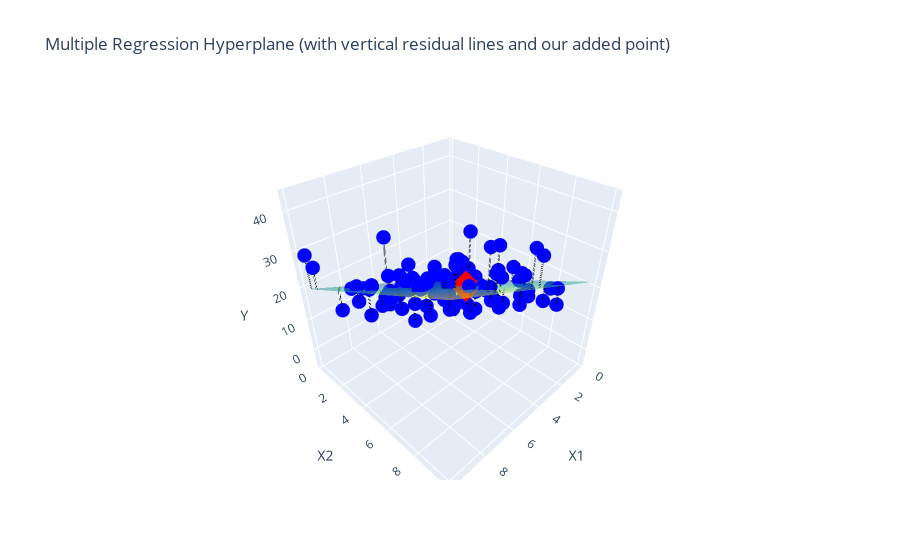

This figure's notebook cell:
### Code cell
# Compute predicted y values for the actual data points
y_pred = (
    model.intercept_
    + model.coef_[0][0] * X1.flatten()
    + model.coef_[0][1] * X2.flatten()
)

# Create vertical dashed lines from actual data points to predicted points
lines = []
for i in range(len(X1.flatten())):
    lines.append(
        go.Scatter3d(
            x=[X1.flatten()[i], X1.flatten()[i]],
            y=[X2.flatten()[i], X2.flatten()[i]],
            z=[y.flatten()[i], y_pred[i]],
            mode="lines",
            line=dict(color="black", width=4, dash="dash"),
            showlegend=False,
        )
    )

# Add extra point (Red marker)
extra_point = go.Scatter3d(
    x=[x1_new],
    y=[x2_new],
    z=[y_pred_new],
    mode="markers",
    marker=dict(size=8, color="red", symbol="diamond"),
    name="New Point",
)

# Create figure and add all elements
fig = go.Figure(data=[scatter, surface, extra_point] + lines)

# Update layout
fig.update_layout(
    scene=dict(xaxis_title="X1", yaxis_title="X2", zaxis_title="Y"),
    title="Multiple Regression Hyperplane (with vertical residual lines and our added point)",
    showlegend=False,
)

fig.show()

### Figure 1 — Plotly figure (JSON) as saved in the notebook; plotly's stock layout.template omitted (floating-point values rounded to 4 significant figures; data arrays with more than 128 entries replaced by an {"elided": "..."} marker saying what was removed)
{"data": [{"marker": {"color": "blue", "size": 5}, "mode": "markers", "name": "Data", "type": "scatter3d", "x": [3.687, 6.031, 3.125, 7.022, 1.84, 7.51, 0.7143, 1.845, 4.533, 3.413, 4.291, 4.782, 6.395, 7.687, 1.631, 3.971, 6.269, 3.546, 8.542, 2.727, 5.933, 0.6787, 2.826, 8.42, 3.411, 1.339, 6.02, 7.992, 6.532, 6.92, 8.437, 6.72, 2.879, 4.518, 3.65, 1.33, 5.593, 3.141, 8.985, 5.137, 4.498, 3.248, 9.943, 2.872, 1.838, 7.249, 7.988, 3.021, 1.735, 5.656, 3.203, 6.272, 1.478, 2.217, 3.337, 6.9, 7.096, 8.018, 8.982, 0.8637, 7.098, 4.644, 7.117, 0.6215, 3.907, 7.32, 5.421, 3.367, 0.4547, 7.627, 8.897, 2.191, 8.531, 0.9728, 5.547, 8.757, 8.527, 9.262, 8.258, 7.559, 2.514, 4.485, 2.747, 5.651, 4.386, 8.296, 4.095, 6.827, 1.726, 7.393, 9.81, 1.593, 5.046, 0.292, 2.931, 4.968, 1.991, 3.781, 7.565, 7.717], "y": [1.022, 6.318, 4.955, 2.712, 5.351, 3.376, 4.091, 3.189, 1.56, 9.992, 8.639, 0.5704, 6.225, 1.92, 2.273, 9.624, 8.524, 6.958, 4.199, 7.97, 1.042, 0.5428, 9.591, 0.2369, 2.065, 7.079, 4.913, 6.589, 7.618, 4.07, 1.516, 2.089, 1.119, 4.343, 8.334, 1.73, 8.335, 1.763, 2.982, 9.747, 5.726, 3.76, 0.9897, 7.61, 6.324, 7.217, 9.058, 3.821, 1.751, 1.964, 1.188, 8.291, 2.804, 1.572, 3.466, 3.52, 4.316, 6.286, 6.217, 1.59, 9.136, 6.735, 2.419, 7.926, 0.3541, 1.24, 4.781, 1.45, 2.488, 5.343, 4.06, 2.723, 7.442, 3.367, 0.5228, 3.092, 6.509, 3.405, 3.046, 4.126, 7.238, 9.692, 1.705, 8.749, 2.649, 6.491, 0.9079, 6.464, 3.715, 9.698, 0.1222, 2.953, 9.18, 0.8532, 1.553, 7.551, 2.794, 7.095, 3.702, 6.353], "z": [8.146, 31.29, 13.74, 18.12, 18.34, 25.25, 3.948, 14.15, 12.89, 23.33, 24.6, 12.64, 27.2, 18.35, 8.974, 24.86, 31.43, 23.74, 21.6, 20.45, 27.83, -1.532, 25.2, 9.388, 13.55, 12.96, 20.33, 26.33, 30.17, 22.0, 19.47, 14.82, 8.541, 14.77, 27.74, 12.92, 39.24, 14.39, 20.76, 40.51, 35.38, 7.411, 27.7, 24.86, 21.43, 25.03, 31.25, 20.19, -4.731, 16.89, 9.3, 30.18, -0.3507, -0.0177, 4.65, 21.14, 22.55, 29.81, 27.29, 10.72, 43.5, 23.27, 15.65, 15.69, 13.78, 7.35, 18.21, 9.565, 6.485, 17.9, 27.32, 16.88, 27.69, 6.716, 4.433, 24.21, 28.11, 26.7, 23.66, 21.74, 21.1, 37.38, 7.845, 26.49, 13.17, 31.25, 10.93, 30.89, 0.9219, 39.94, 28.86, 12.37, 25.54, 3.44, 10.03, 22.29, 8.923, 15.9, 21.63, 30.86]}, {"colorscale": [[0, "#440154"], [0.1111, "#482878"], [0.2222, "#3e4989"], [0.3333, "#31688e"], [0.4444, "#26828e"], [0.5556, "#1f9e89"], [0.6667, "#35b779"], [0.7778, "#6ece58"], [0.8889, "#b5de2b"], [1, "#fde725"]], "name": "Regression Plane", "opacity": 0.5, "showscale": false, "type": "surface", "x": {"elided": "20x20 float values"}, "y": {"elided": "20x20 float values"}, "z": {"elided": "20x20 float values"}}, {"marker": {"color": "red", "size": 8, "symbol": "diamond"}, "mode": "markers", "name": "New Point", "type": "scatter3d", "x": [5], "y": [6], "z": [22.57]}, {"line": {"color": "black", "dash": "dash", "width": 4}, "mode": "lines", "showlegend": false, "type": "scatter3d", "x": [3.687, 3.687], "y": [1.022, 1.022], "z": [8.146, 8.829]}, {"line": {"color": "black", "dash": "dash", "width": 4}, "mode": "lines", "showlegend": false, "type": "scatter3d", "x": [6.031, 6.031], "y": [6.318, 6.318], "z": [31.29, 25.39]}, {"line": {"color": "black", "dash": "dash", "width": 4}, "mode": "lines", "showlegend": false, "type": "scatter3d", "x": [3.125, 3.125], "y": [4.955, 4.955], "z": [13.74, 16.4]}, {"line": {"color": "black", "dash": "dash", "width": 4}, "mode": "lines", "showlegend": false, "type": "scatter3d", "x": [7.022, 7.022], "y": [2.712, 2.712], "z": [18.12, 19.42]}, {"line": {"color": "black", "dash": "dash", "width": 4}, "mode": "lines", "showlegend": false, "type": "scatter3d", "x": [1.84, 1.84], "y": [5.351, 5.351], "z": [18.34, 14.65]}, {"line": {"color": "black", "dash": "dash", "width": 4}, "mode": "lines", "showlegend": false, "type": "scatter3d", "x": [7.51, 7.51], "y": [3.376, 3.376], "z": [25.25, 21.9]}, {"line": {"color": "black", "dash": "dash", "width": 4}, "mode": "lines", "showlegend": false, "type": "scatter3d", "x": [0.7143, 0.7143], "y": [4.091, 4.091], "z": [3.948, 9.54]}, {"line": {"color": "black", "dash": "dash", "width": 4}, "mode": "lines", "showlegend": false, "type": "scatter3d", "x": [1.845, 1.845], "y": [3.189, 3.189], "z": [14.15, 9.857]}, {"line": {"color": "black", "dash": "dash", "width": 4}, "mode": "lines", "showlegend": false, "type": "scatter3d", "x": [4.533, 4.533], "y": [1.56, 1.56], "z": [12.89, 11.76]}, {"line": {"color": "black", "dash": "dash", "width": 4}, "mode": "lines", "showlegend": false, "type": "scatter3d", "x": [3.413, 3.413], "y": [9.992, 9.992], "z": [23.33, 28.17]}, {"line": {"color": "black", "dash": "dash", "width": 4}, "mode": "lines", "showlegend": false, "type": "scatter3d", "x": [4.291, 4.291], "y": [8.639, 8.639], "z": [24.6, 26.97]}, {"line": {"color": "black", "dash": "dash", "width": 4}, "mode": "lines", "showlegend": false, "type": "scatter3d", "x": [4.782, 4.782], "y": [0.5704, 0.5704], "z": [12.64, 10.07]}, {"line": {"color": "black", "dash": "dash", "width": 4}, "mode": "lines", "showlegend": false, "type": "scatter3d", "x": [6.395, 6.395], "y": [6.225, 6.225], "z": [27.2, 25.93]}, {"line": {"color": "black", "dash": "dash", "width": 4}, "mode": "lines", "showlegend": false, "type": "scatter3d", "x": [7.687, 7.687], "y": [1.92, 1.92], "z": [18.35, 19.03]}, {"line": {"color": "black", "dash": "dash", "width": 4}, "mode": "lines", "showlegend": false, "type": "scatter3d", "x": [1.631, 1.631], "y": [2.273, 2.273], "z": [8.974, 7.385]}, {"line": {"color": "black", "dash": "dash", "width": 4}, "mode": "lines", "showlegend": false, "type": "scatter3d", "x": [3.971, 3.971], "y": [9.624, 9.624], "z": [24.86, 28.5]}, {"line": {"color": "black", "dash": "dash", "width": 4}, "mode": "lines", "showlegend": false, "type": "scatter3d", "x": [6.269, 6.269], "y": [8.524, 8.524], "z": [31.43, 30.78]}, {"line": {"color": "black", "dash": "dash", "width": 4}, "mode": "lines", "showlegend": false, "type": "scatter3d", "x": [3.546, 3.546], "y": [6.958, 6.958], "z": [23.74, 21.71]}, {"line": {"color": "black", "dash": "dash", "width": 4}, "mode": "lines", "showlegend": false, "type": "scatter3d", "x": [8.542, 8.542], "y": [4.199, 4.199], "z": [21.6, 25.84]}, {"line": {"color": "black", "dash": "dash", "width": 4}, "mode": "lines", "showlegend": false, "type": "scatter3d", "x": [2.727, 2.727], "y": [7.97, 7.97], "z": [20.45, 22.28]}, {"line": {"color": "black", "dash": "dash", "width": 4}, "mode": "lines", "showlegend": false, "type": "scatter3d", "x": [5.933, 5.933], "y": [1.042, 1.042], "z": [27.83, 13.48]}, {"line": {"color": "black", "dash": "dash", "width": 4}, "mode": "lines", "showlegend": false, "type": "scatter3d", "x": [0.6787, 0.6787], "y": [0.5428, 0.5428], "z": [-1.532, 1.592]}, {"line": {"color": "black", "dash": "dash", "width": 4}, "mode": "lines", "showlegend": false, "type": "scatter3d", "x": [2.826, 2.826], "y": [9.591, 9.591], "z": [25.2, 26.08]}, {"line": {"color": "black", "dash": "dash", "width": 4}, "mode": "lines", "showlegend": false, "type": "scatter3d", "x": [8.42, 8.42], "y": [0.2369, 0.2369], "z": [9.388, 16.8]}, {"line": {"color": "black", "dash": "dash", "width": 4}, "mode": "lines", "showlegend": false, "type": "scatter3d", "x": [3.411, 3.411], "y": [2.065, 2.065], "z": [13.55, 10.58]}, {"line": {"color": "black", "dash": "dash", "width": 4}, "mode": "lines", "showlegend": false, "type": "scatter3d", "x": [1.339, 1.339], "y": [7.079, 7.079], "z": [12.96, 17.45]}, {"line": {"color": "black", "dash": "dash", "width": 4}, "mode": "lines", "showlegend": false, "type": "scatter3d", "x": [6.02, 6.02], "y": [4.913, 4.913], "z": [20.33, 22.25]}, {"line": {"color": "black", "dash": "dash", "width": 4}, "mode": "lines", "showlegend": false, "type": "scatter3d", "x": [7.992, 7.992], "y": [6.589, 6.589], "z": [26.33, 30.02]}, {"line": {"color": "black", "dash": "dash", "width": 4}, "mode": "lines", "showlegend": false, "type": "scatter3d", "x": [6.532, 6.532], "y": [7.618, 7.618], "z": [30.17, 29.31]}, {"line": {"color": "black", "dash": "dash", "width": 4}, "mode": "lines", "showlegend": false, "type": "scatter3d", "x": [6.92, 6.92], "y": [4.07, 4.07], "z": [22.0, 22.23]}, {"line": {"color": "black", "dash": "dash", "width": 4}, "mode": "lines", "showlegend": false, "type": "scatter3d", "x": [8.437, 8.437], "y": [1.516, 1.516], "z": [19.47, 19.67]}, {"line": {"color": "black", "dash": "dash", "width": 4}, "mode": "lines", "showlegend": false, "type": "scatter3d", "x": [6.72, 6.72], "y": [2.089, 2.089], "z": [14.82, 17.42]}, {"line": {"color": "black", "dash": "dash", "width": 4}, "mode": "lines", "showlegend": false, "type": "scatter3d", "x": [2.879, 2.879], "y": [1.119, 1.119], "z": [8.541, 7.385]}, {"line": {"color": "black", "dash": "dash", "width": 4}, "mode": "lines", "showlegend": false, "type": "scatter3d", "x": [4.518, 4.518], "y": [4.343, 4.343], "z": [14.77, 17.9]}, {"line": {"color": "black", "dash": "dash", "width": 4}, "mode": "lines", "showlegend": false, "type": "scatter3d", "x": [3.65, 3.65], "y": [8.334, 8.334], "z": [27.74, 24.98]}, {"line": {"color": "black", "dash": "dash", "width": 4}, "mode": "lines", "showlegend": false, "type": "scatter3d", "x": [1.33, 1.33], "y": [1.73, 1.73], "z": [12.92, 5.562]}, {"line": {"color": "black", "dash": "dash", "width": 4}, "mode": "lines", "showlegend": false, "type": "scatter3d", "x": [5.593, 5.593], "y": [8.335, 8.335], "z": [39.24, 28.97]}, {"line": {"color": "black", "dash": "dash", "width": 4}, "mode": "lines", "showlegend": false, "type": "scatter3d", "x": [3.141, 3.141], "y": [1.763, 1.763], "z": [14.39, 9.353]}, {"line": {"color": "black", "dash": "dash", "width": 4}, "mode": "lines", "showlegend": false, "type": "scatter3d", "x": [8.985, 8.985], "y": [2.982, 2.982], "z": [20.76, 24.05]}, {"line": {"color": "black", "dash": "dash", "width": 4}, "mode": "lines", "showlegend": false, "type": "scatter3d", "x": [5.137, 5.137], "y": [9.747, 9.747], "z": [40.51, 31.17]}, {"line": {"color": "black", "dash": "dash", "width": 4}, "mode": "lines", "showlegend": false, "type": "scatter3d", "x": [4.498, 4.498], "y": [5.726, 5.726], "z": [35.38, 20.93]}, {"line": {"color": "black", "dash": "dash", "width": 4}, "mode": "lines", "showlegend": false, "type": "scatter3d", "x": [3.248, 3.248], "y": [3.76, 3.76], "z": [7.411, 14.0]}, {"line": {"color": "black", "dash": "dash", "width": 4}, "mode": "lines", "showlegend": false, "type": "scatter3d", "x": [9.943, 9.943], "y": [0.9897, 0.9897], "z": [27.7, 21.6]}, {"line": {"color": "black", "dash": "dash", "width": 4}, "mode": "lines", "showlegend": false, "type": "scatter3d", "x": [2.872, 2.872], "y": [7.61, 7.61], "z": [24.86, 21.78]}, {"line": {"color": "black", "dash": "dash", "width": 4}, "mode": "lines", "showlegend": false, "type": "scatter3d", "x": [1.838, 1.838], "y": [6.324, 6.324], "z": [21.43, 16.8]}, {"line": {"color": "black", "dash": "dash", "width": 4}, "mode": "lines", "showlegend": false, "type": "scatter3d", "x": [7.249, 7.249], "y": [7.217, 7.217], "z": [25.03, 29.89]}, {"line": {"color": "black", "dash": "dash", "width": 4}, "mode": "lines", "showlegend": false, "type": "scatter3d", "x": [7.988, 7.988], "y": [9.058, 9.058], "z": [31.25, 35.49]}, {"line": {"color": "black", "dash": "dash", "width": 4}, "mode": "lines", "showlegend": false, "type": "scatter3d", "x": [3.021, 3.021], "y": [3.821, 3.821], "z": [20.19, 13.67]}, {"line": {"color": "black", "dash": "dash", "width": 4}, "mode": "lines", "showlegend": false, "type": "scatter3d", "x": [1.735, 1.735], "y": [1.751, 1.751], "z": [-4.731, 6.441]}, {"line": {"color": "black", "dash": "dash", "width": 4}, "mode": "lines", "showlegend": false, "type": "scatter3d", "x": [5.656, 5.656], "y": [1.964, 1.964], "z": [16.89, 14.96]}, {"line": {"color": "black", "dash": "dash", "width": 4}, "mode": "lines", "showlegend": false, "type": "scatter3d", "x": [3.203, 3.203], "y": [1.188, 1.188], "z": [9.3, 8.204]}, {"line": {"color": "black", "dash": "dash", "width": 4}, "mode": "lines", "showlegend": false, "type": "scatter3d", "x": [6.272, 6.272], "y": [8.291, 8.291], "z": [30.18, 30.27]}, {"line": {"color": "black", "dash": "dash", "width": 4}, "mode": "lines", "showlegend": false, "type": "scatter3d", "x": [1.478, 1.478], "y": [2.804, 2.804], "z": [-0.3507, 8.251]}, {"line": {"color": "black", "dash": "dash", "width": 4}, "mode": "lines", "showlegend": false, "type": "scatter3d", "x": [2.217, 2.217], "y": [1.572, 1.572], "z": [-0.0177, 7.033]}, {"line": {"color": "black", "dash": "dash", "width": 4}, "mode": "lines", "showlegend": false, "type": "scatter3d", "x": [3.337, 3.337], "y": [3.466, 3.466], "z": [4.65, 13.53]}, {"line": {"color": "black", "dash": "dash", "width": 4}, "mode": "lines", "showlegend": false, "type": "scatter3d", "x": [6.9, 6.9], "y": [3.52, 3.52], "z": [21.14, 20.97]}, {"line": {"color": "black", "dash": "dash", "width": 4}, "mode": "lines", "showlegend": false, "type": "scatter3d", "x": [7.096, 7.096], "y": [4.316, 4.316], "z": [22.55, 23.14]}, {"line": {"color": "black", "dash": "dash", "width": 4}, "mode": "lines", "showlegend": false, "type": "scatter3d", "x": [8.018, 8.018], "y": [6.286, 6.286], "z": [29.81, 29.4]}, {"line": {"color": "black", "dash": "dash", "width": 4}, "mode": "lines", "showlegend": false, "type": "scatter3d", "x": [8.982, 8.982], "y": [6.217, 6.217], "z": [27.29, 31.22]}, {"line": {"color": "black", "dash": "dash", "width": 4}, "mode": "lines", "showlegend": false, "type": "scatter3d", "x": [0.8637, 0.8637], "y": [1.59, 1.59], "z": [10.72, 4.294]}, {"line": {"color": "black", "dash": "dash", "width": 4}, "mode": "lines", "showlegend": false, "type": "scatter3d", "x": [7.098, 7.098], "y": [9.136, 9.136], "z": [43.5, 33.84]}, {"line": {"color": "black", "dash": "dash", "width": 4}, "mode": "lines", "showlegend": false, "type": "scatter3d", "x": [4.644, 4.644], "y": [6.735, 6.735], "z": [23.27, 23.47]}, {"line": {"color": "black", "dash": "dash", "width": 4}, "mode": "lines", "showlegend": false, "type": "scatter3d", "x": [7.117, 7.117], "y": [2.419, 2.419], "z": [15.65, 18.97]}, {"line": {"color": "black", "dash": "dash", "width": 4}, "mode": "lines", "showlegend": false, "type": "scatter3d", "x": [0.6215, 0.6215], "y": [7.926, 7.926], "z": [15.69, 17.86]}, {"line": {"color": "black", "dash": "dash", "width": 4}, "mode": "lines", "showlegend": false, "type": "scatter3d", "x": [3.907, 3.907], "y": [0.3541, 0.3541], "z": [13.78, 7.799]}, {"line": {"color": "black", "dash": "dash", "width": 4}, "mode": "lines", "showlegend": false, "type": "scatter3d", "x": [7.32, 7.32], "y": [1.24, 1.24], "z": [7.35, 16.77]}, {"line": {"color": "black", "dash": "dash", "width": 4}, "mode": "lines", "showlegend": false, "type": "scatter3d", "x": [5.421, 5.421], "y": [4.781, 4.781], "z": [18.21, 20.73]}, {"line": {"color": "black", "dash": "dash", "width": 4}, "mode": "lines", "showlegend": false, "type": "scatter3d", "x": [3.367, 3.367], "y": [1.45, 1.45], "z": [9.565, 9.123]}, {"line": {"color": "black", "dash": "dash", "width": 4}, "mode": "lines", "showlegend": false, "type": "scatter3d", "x": [0.4547, 0.4547], "y": [2.488, 2.488], "z": [6.485, 5.449]}, {"line": {"color": "black", "dash": "dash", "width": 4}, "mode": "lines", "showlegend": false, "type": "scatter3d", "x": [7.627, 7.627], "y": [5.343, 5.343], "z": [17.9, 26.5]}, {"line": {"color": "black", "dash": "dash", "width": 4}, "mode": "lines", "showlegend": false, "type": "scatter3d", "x": [8.897, 8.897], "y": [4.06, 4.06], "z": [27.32, 26.26]}, {"line": {"color": "black", "dash": "dash", "width": 4}, "mode": "lines", "showlegend": false, "type": "scatter3d", "x": [2.191, 2.191], "y": [2.723, 2.723], "z": [16.88, 9.533]}, {"line": {"color": "black", "dash": "dash", "width": 4}, "mode": "lines", "showlegend": false, "type": "scatter3d", "x": [8.531, 8.531], "y": [7.442, 7.442], "z": [27.69, 33.02]}, {"line": {"color": "black", "dash": "dash", "width": 4}, "mode": "lines", "showlegend": false, "type": "scatter3d", "x": [0.9728, 0.9728], "y": [3.367, 3.367], "z": [6.716, 8.463]}, {"line": {"color": "black", "dash": "dash", "width": 4}, "mode": "lines", "showlegend": false, "type": "scatter3d", "x": [5.547, 5.547], "y": [0.5228, 0.5228], "z": [4.433, 11.54]}, {"line": {"color": "black", "dash": "dash", "width": 4}, "mode": "lines", "showlegend": false, "type": "scatter3d", "x": [8.757, 8.757], "y": [3.092, 3.092], "z": [24.21, 23.83]}, {"line": {"color": "black", "dash": "dash", "width": 4}, "mode": "lines", "showlegend": false, "type": "scatter3d", "x": [8.527, 8.527], "y": [6.509, 6.509], "z": [28.11, 30.94]}, {"line": {"color": "black", "dash": "dash", "width": 4}, "mode": "lines", "showlegend": false, "type": "scatter3d", "x": [9.262, 9.262], "y": [3.405, 3.405], "z": [26.7, 25.56]}, {"line": {"color": "black", "dash": "dash", "width": 4}, "mode": "lines", "showlegend": false, "type": "scatter3d", "x": [8.258, 8.258], "y": [3.046, 3.046], "z": [23.66, 22.7]}, {"line": {"color": "black", "dash": "dash", "width": 4}, "mode": "lines", "showlegend": false, "type": "scatter3d", "x": [7.559, 7.559], "y": [4.126, 4.126], "z": [21.74, 23.66]}, {"line": {"color": "black", "dash": "dash", "width": 4}, "mode": "lines", "showlegend": false, "type": "scatter3d", "x": [2.514, 2.514], "y": [7.238, 7.238], "z": [21.1, 20.22]}, {"line": {"color": "black", "dash": "dash", "width": 4}, "mode": "lines", "showlegend": false, "type": "scatter3d", "x": [4.485, 4.485], "y": [9.692, 9.692], "z": [37.38, 29.71]}, {"line": {"color": "black", "dash": "dash", "width": 4}, "mode": "lines", "showlegend": false, "type": "scatter3d", "x": [2.747, 2.747], "y": [1.705, 1.705], "z": [7.845, 8.416]}, {"line": {"color": "black", "dash": "dash", "width": 4}, "mode": "lines", "showlegend": false, "type": "scatter3d", "x": [5.651, 5.651], "y": [8.749, 8.749], "z": [26.49, 30.01]}, {"line": {"color": "black", "dash": "dash", "width": 4}, "mode": "lines", "showlegend": false, "type": "scatter3d", "x": [4.386, 4.386], "y": [2.649, 2.649], "z": [13.17, 13.88]}, {"line": {"color": "black", "dash": "dash", "width": 4}, "mode": "lines", "showlegend": false, "type": "scatter3d", "x": [8.296, 8.296], "y": [6.491, 6.491], "z": [31.25, 30.42]}, {"line": {"color": "black", "dash": "dash", "width": 4}, "mode": "lines", "showlegend": false, "type": "scatter3d", "x": [4.095, 4.095], "y": [0.9079, 0.9079], "z": [10.93, 9.413]}, {"line": {"color": "black", "dash": "dash", "width": 4}, "mode": "lines", "showlegend": false, "type": "scatter3d", "x": [6.827, 6.827], "y": [6.464, 6.464], "z": [30.89, 27.35]}, {"line": {"color": "black", "dash": "dash", "width": 4}, "mode": "lines", "showlegend": false, "type": "scatter3d", "x": [1.726, 1.726], "y": [3.715, 3.715], "z": [0.9219, 10.78]}, {"line": {"color": "black", "dash": "dash", "width": 4}, "mode": "lines", "showlegend": false, "type": "scatter3d", "x": [7.393, 7.393], "y": [9.698, 9.698], "z": [39.94, 35.69]}, {"line": {"color": "black", "dash": "dash", "width": 4}, "mode": "lines", "showlegend": false, "type": "scatter3d", "x": [9.81, 9.81], "y": [0.1222, 0.1222], "z": [28.86, 19.4]}, {"line": {"color": "black", "dash": "dash", "width": 4}, "mode": "lines", "showlegend": false, "type": "scatter3d", "x": [1.593, 1.593], "y": [2.953, 2.953], "z": [12.37, 8.817]}, {"line": {"color": "black", "dash": "dash", "width": 4}, "mode": "lines", "showlegend": false, "type": "scatter3d", "x": [5.046, 5.046], "y": [9.18, 9.18], "z": [25.54, 29.72]}, {"line": {"color": "black", "dash": "dash", "width": 4}, "mode": "lines", "showlegend": false, "type": "scatter3d", "x": [0.292, 0.292], "y": [0.8532, 0.8532], "z": [3.44, 1.487]}, {"line": {"color": "black", "dash": "dash", "width": 4}, "mode": "lines", "showlegend": false, "type": "scatter3d", "x": [2.931, 2.931], "y": [1.553, 1.553], "z": [10.03, 8.455]}, {"line": {"color": "black", "dash": "dash", "width": 4}, "mode": "lines", "showlegend": false, "type": "scatter3d", "x": [4.968, 4.968], "y": [7.551, 7.551], "z": [22.29, 25.95]}, {"line": {"color": "black", "dash": "dash", "width": 4}, "mode": "lines", "showlegend": false, "type": "scatter3d", "x": [1.991, 1.991], "y": [2.794, 2.794], "z": [8.923, 9.279]}, {"line": {"color": "black", "dash": "dash", "width": 4}, "mode": "lines", "showlegend": false, "type": "scatter3d", "x": [3.781, 3.781], "y": [7.095, 7.095], "z": [15.9, 22.5]}, {"line": {"color": "black", "dash": "dash", "width": 4}, "mode": "lines", "showlegend": false, "type": "scatter3d", "x": [7.565, 7.565], "y": [3.702, 3.702], "z": [21.63, 22.74]}, {"line": {"color": "black", "dash": "dash", "width": 4}, "mode": "lines", "showlegend": false, "type": "scatter3d", "x": [7.717, 7.717], "y": [6.353, 6.353], "z": [30.86, 28.93]}], "layout": {"scene": {"xaxis": {"title": {"text": "X1"}}, "yaxis": {"title": {"text": "X2"}}, "zaxis": {"title": {"text": "Y"}}}, "showlegend": false, "title": {"text": "Multiple Regression Hyperplane (with vertical residual lines and our added point)"}}}
